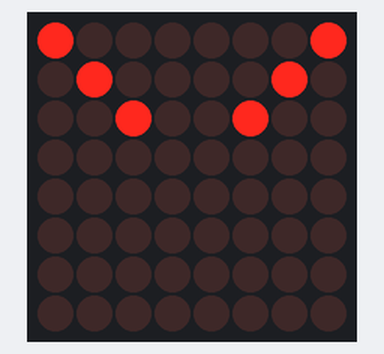
Recording of a program running on a simulated Raspberry Pi (BCM pin numbers). On the bench: 8×8 LED matrix.

Above: at 2.36 s.
At 7.03 s:
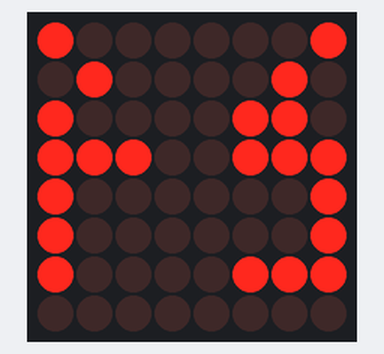
At 11.71 s:
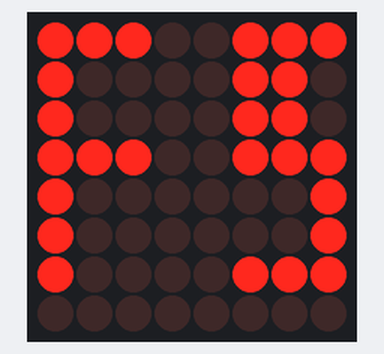
At 21.06 s:
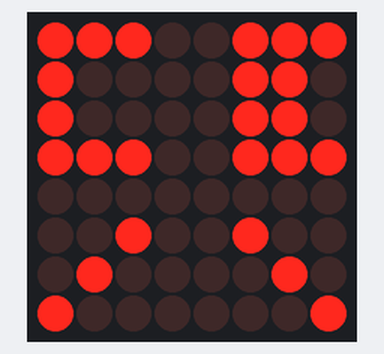
At 30.41 s:
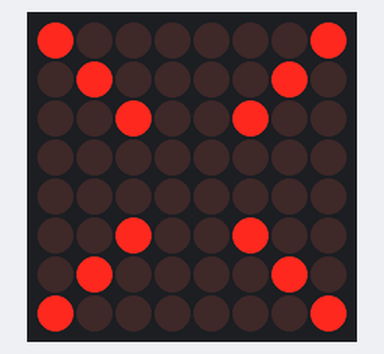
At 39.86 s:
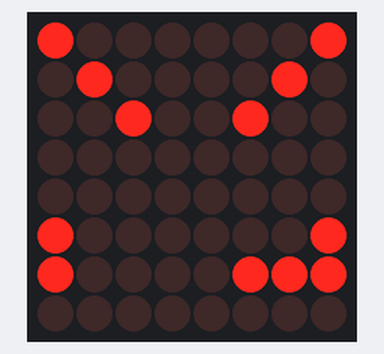

The program:

pattern.py
```python
import spidev
import time
spi=spidev.SpiDev()
spi.open(0,0)  #select the SPI device use spi.open(0,1) if connected to SPICE1
spi.max_speed_hz = 7629 # speed of the SPI clock
# use an array to store the LED pattern
# the first value is the row so it is from 1 to 8
# the second value is used to form the pattern in the display
pattern1 = [0x181, 0x242, 0x324, 0x400, 0x500, 0x624, 0x742, 0x881]
pattern2 = [0x1E7, 0x286, 0x386, 0x4E7, 0x581, 0x681, 0x787, 0x800]
#define a function to send 2 bytes
def write_pot(input):
	msb = input>>8   #shift the value 8 bits left so the row number is stored in msb
	lsb = input&0xff  #using binary AND to extract the ON OFF pattern to lsb
	spi.xfer([msb,lsb])  # send the data based on spi mechanism
#initialize the dot matrix display
write_pot(0xb07)
time.sleep(0.5)
write_pot(0x900)
time.sleep(0.5)
write_pot(0xC01)
time.sleep(0.5)
write_pot(0xF00)
time.sleep(0.5)
counter = 0
while True:
   if counter % 2 == 0:
       for x in pattern1:
           write_pot(x)
           time.sleep(0.1)
   else:
       for x in pattern2:
           write_pot(x)
           time.sleep(0.1)
   counter += 1
#Program for SPI dot matrix display


# * * * 0 0 * * *  == 0xE7
# * 0 0 0 0 * 0 0  == 0x86
# * 0 0 0 0 * 0 0  == 0x86
# * * * 0 0 * * *  == 0xE7
# * 0 0 0 0 0 0 *  == 0x81
# * 0 0 0 0 0 0 *  == 0x81
# * 0 0 0 0 * * *  == 0x87
# 0 0 0 0 0 0 0 0  == 0x00
```
